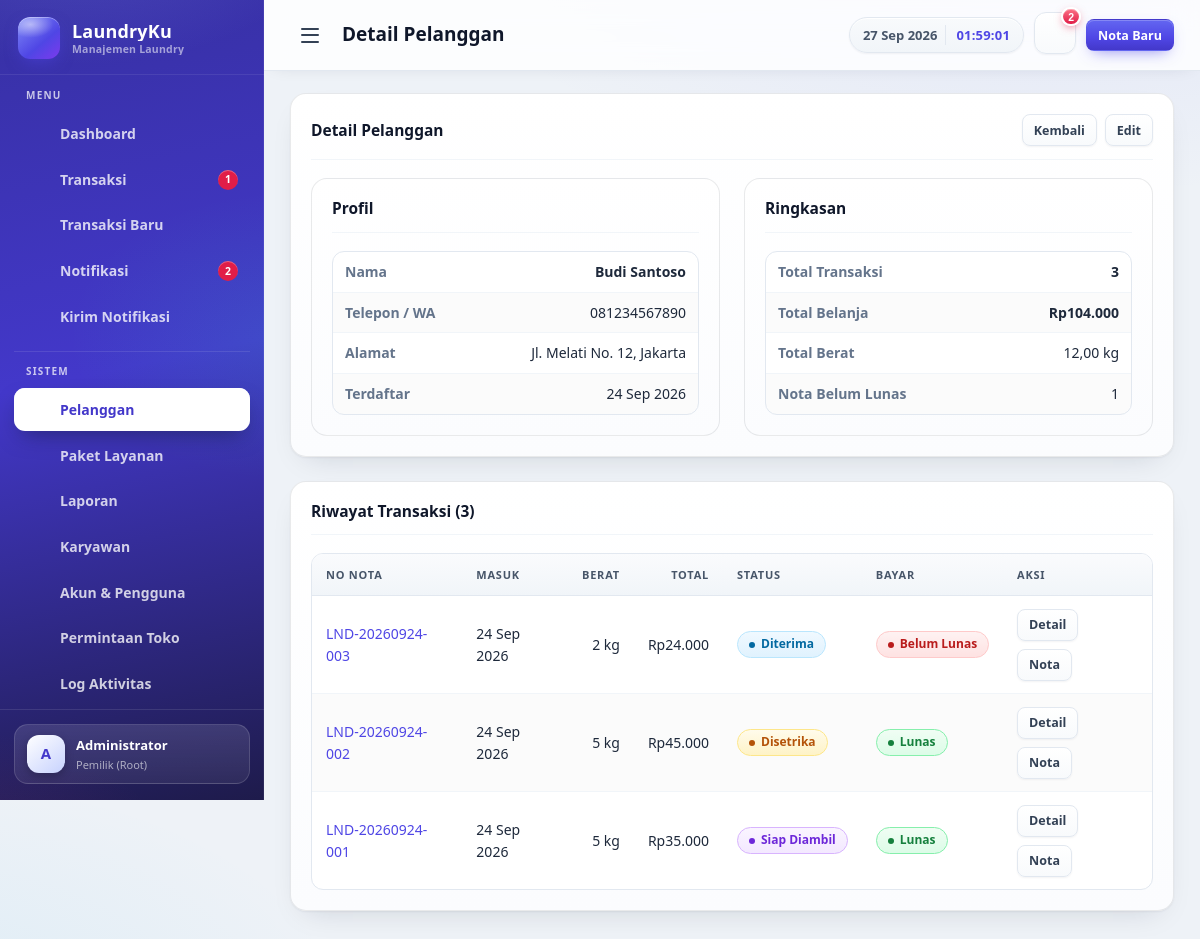
/index.php?r=pelanggan/detail/1 (signed in), run on the app's committed database.
### tables this page shows
CREATE TABLE `pelanggan` (
  `id` int unsigned NOT NULL AUTO_INCREMENT,
  `nama` varchar(120) NOT NULL,
  `telepon` varchar(30) DEFAULT NULL,
  `alamat` varchar(255) DEFAULT NULL,
  `created_at` timestamp NOT NULL DEFAULT CURRENT_TIMESTAMP,
  PRIMARY KEY (`id`)
);

CREATE TABLE `transaksi` (
  `id` int unsigned NOT NULL AUTO_INCREMENT,
  `no_nota` varchar(30) NOT NULL,
  `pelanggan_id` int unsigned NOT NULL,
  `tanggal_masuk` date NOT NULL,
  `estimasi_selesai` date DEFAULT NULL,
  `tanggal_selesai` date DEFAULT NULL,
  `total_berat` decimal(10,2) NOT NULL DEFAULT '0.00',
  `total_harga` decimal(12,2) NOT NULL DEFAULT '0.00',
  `diskon` decimal(12,2) NOT NULL DEFAULT '0.00',
  `pajak` decimal(12,2) NOT NULL DEFAULT '0.00',
  `uang_muka` decimal(12,2) NOT NULL DEFAULT '0.00',
  `status` enum('diterima','dicuci','disetrika','siap_diambil','selesai') NOT NULL DEFAULT 'diterima',
  `status_bayar` enum('belum','lunas') NOT NULL DEFAULT 'belum',
  `keterangan` varchar(255) DEFAULT NULL,
  `created_at` timestamp NOT NULL DEFAULT CURRENT_TIMESTAMP,
  PRIMARY KEY (`id`),
  UNIQUE KEY `no_nota` (`no_nota`),
  KEY `fk_trx_pelanggan` (`pelanggan_id`),
  CONSTRAINT `fk_trx_pelanggan` FOREIGN KEY (`pelanggan_id`) REFERENCES `pelanggan` (`id`)
);

### app/core/Controller.php (called while the page is built, shortened)
<?php
abstract class Controller
{
    protected function view(string $view, array $data = []): void
    {
        extract($data, EXTR_SKIP);
        $file = VIEW_PATH . '/' . $view . '.php';
        try {
            require $file;
        } catch (\Throwable $e) {
            ob_end_clean();
            throw $e;
        }
    }
}

### app/controllers/PelangganController.php (called while the page is built, shortened)
<?php
class PelangganController extends Controller
{
    public function detail(int $id): void
    {
        $p = (new Pelanggan())->find($id);
        $this->view('pelanggan/detail', [
            'pageTitle' => 'Detail Pelanggan',
            'active'    => 'pelanggan',
            'p'         => $p,
            'list'      => (new Pelanggan())->transaksi($id),
            'bolehKelola' => cekHak('pelanggan_edit') || cekHak('pelanggan_hapus'),
        ]);
    }
}

### app/core/App.php (called while the page is built, shortened)
<?php
class App
{
    public function run(): void
    {
        $r = trim((string)($_GET['r'] ?? ''));
        $segments = explode('/', $r);
        $namaRoute = (string)array_shift($segments);
        $method = $segments !== [] ? (string)array_shift($segments) : 'index';
        $method = lcfirst(str_replace(' ', '', ucwords(str_replace('-', ' ', $method))));
        $instance = new $class();
        $args = $this->rapikanParam($instance, $method, $segments);
        call_user_func_array([$instance, $method], $args);
    }
    private function rapikanParam(object $objek, string $method, array $params): ?array
    {
        try {
            $refleksi = new \ReflectionMethod($objek, $method);
        } catch (\ReflectionException $e) {
            return null;
        }
        $out = [];
        foreach ($refleksi->getParameters() as $i => $def) {
            $nilai = (string)$params[$i];
            $tipe  = $def->hasType() ? (string)$def->getType() : '';
            if ($tipe === 'int') {
                $out[] = (int)$nilai;
            } else {
                $out[] = trim(preg_replace('/[\x00-\x1F\x7F]/u', '', $nilai));
            }
        }
        return $out;
    }
}

### index.php (called while the page is built, shortened)
<?php
require APP_PATH . '/core/Autoload.php';
require APP_PATH . '/helpers/helpers.php';
try {
    (new App())->run();
} catch (Throwable $e) {
    try {
        \App\Core\Log::tulis('ERROR', $e->getMessage() . ' — ' . $e->getFile() . ':' . $e->getLine());
    } catch (\Throwable $logE) {
    }
    $detail = '';
    if (defined('APP_DEBUG') && APP_DEBUG) {
        $detail = $e->getMessage() . ' — ' . $e->getFile() . ':' . $e->getLine();
    }
    tampilkanError(500, 'Sistem mengalami gangguan tak terduga saat memproses permintaan.', $detail);
}

### app/core/Autoload.php (called while the page is built, shortened)
<?php
spl_autoload_register(function (string $class): void {
    $prefix = 'App\\';
    $relative = str_replace('\\', '/', substr($class, strlen($prefix))) . '.php';
    $base     = dirname(__DIR__);
    $file = $base . '/' . $relative;
    $dir       = $base;
    $segmen    = explode('/', $relative);
    $total     = count($segmen);
    $diproses  = 0;
    foreach ($segmen as $bagian) {
        $cocok = null;
        $daftar = glob($dir . '/*');
        if (is_array($daftar)) {
            foreach ($daftar as $entri) {
                if (strcasecmp(basename($entri), $bagian) === 0) {
                    $cocok = $entri;
                    break;
                }
            }
        }
        $dir = $cocok;
    }
});

### app/core/Database.php (called while the page is built, shortened)
<?php
class Database
{
    private static $conn = null;
    public static function conn(): PDO
    {
        if (self::$conn === null) {
            self::$conn = new PDO(
                'mysql:host=' . DB_HOST . ';port=' . DB_PORT . ';dbname=' . DB_NAME . ';charset=utf8mb4',
                DB_USER,
                DB_PASS,
                [
                    PDO::ATTR_ERRMODE            => PDO::ERRMODE_EXCEPTION,
                    PDO::ATTR_DEFAULT_FETCH_MODE => PDO::FETCH_ASSOC,
                    PDO::ATTR_EMULATE_PREPARES   => false,
                ]
            );
            try {
                $offset = (new \DateTime('now'))->format('P');
                self::$conn->exec("SET time_zone = '" . $offset . "'");
            } catch (\PDOException $e) {
            }
        }
        return self::$conn;
    }
}

### app/core/Model.php (called while the page is built, shortened)
<?php
abstract class Model
{
    protected function db(): PDO
    {
        return Database::conn();
    }
}

### app/models/Pelanggan.php (called while the page is built, shortened)
<?php
class Pelanggan extends Model
{
    public function find(int $id): ?array
    {
        $st = $this->db()->prepare('SELECT * FROM pelanggan WHERE id = ?');
        $st->execute([$id]);
        $row = $st->fetch();
        return $row ?: null;
    }
    public function transaksi(int $id): array
    {
        $st = $this->db()->prepare(
            'SELECT * FROM transaksi WHERE pelanggan_id = ? ORDER BY tanggal_masuk DESC, id DESC'
        );
        $st->execute([$id]);
        return $st->fetchAll();
    }
}

### app/views/pelanggan/detail.php (the view)
<?php
include __DIR__ . '/../partials/header.php';
?>
<div class="card">
  <div class="card-head">
    <h2><?= icon('pelanggan', 17) ?> Detail Pelanggan</h2>
    <div class="inline">
      <a class="btn btn-outline btn-small" href="<?= url('pelanggan') ?>"><?= icon('kembali', 14) ?> Kembali</a>
      <a class="btn btn-outline btn-small" href="<?= url('pelanggan', ['edit' => (int)$p['id']]) ?>"><?= icon('edit', 14) ?> Edit</a>
    </div>
  </div>
  <div class="grid-2">
    <div class="card" style="box-shadow:none">
      <div class="card-head"><h2><?= icon('user', 17) ?> Profil</h2></div>
      <div class="table-wrap">
        <table class="table table-kv">
          <tr><td>Nama</td><td class="r"><strong><?= e($p['nama']) ?></strong></td></tr>
          <tr><td>Telepon / WA</td><td class="r"><?= e($p['telepon']) ?: '-' ?></td></tr>
          <tr><td>Alamat</td><td class="r"><?= e($p['alamat']) ?: '-' ?></td></tr>
          <tr><td>Terdaftar</td><td class="r"><?= tglIndo($p['created_at']) ?></td></tr>
        </table>
      </div>
    </div>
    <div class="card" style="box-shadow:none">
      <div class="card-head"><h2><?= icon('transaksi', 17) ?> Ringkasan</h2></div>
      <div class="table-wrap">
        <table class="table table-kv">
          <tr><td>Total Transaksi</td><td class="r"><strong><?= count($list) ?></strong></td></tr>
          <?php
          $totNilai = $totBerat = 0;
          foreach ($list as $t) {
              $totNilai += (float)$t['total_harga'];
              $totBerat += (float)$t['total_berat'];
          }
          ?>
          <tr><td>Total Belanja</td><td class="r"><strong><?= rupiah($totNilai) ?></strong></td></tr>
          <tr><td>Total Berat</td><td class="r"><?= number_format($totBerat, 2, ',', '.') ?> <?= e(pengaturan('satuan_berat', 'kg')) ?></td></tr>
          <tr><td>Nota Belum Lunas</td><td class="r"><?= count(array_filter($list, function ($t) { return $t['status_bayar'] !== 'lunas'; })) ?></td></tr>
        </table>
      </div>
    </div>
  </div>
</div>
<div class="card">
  <div class="card-head"><h2><?= icon('transaksi', 17) ?> Riwayat Transaksi (<?= count($list) ?>)</h2></div>
  <?php if (!$list): ?>
    <p class="empty"><?= icon('transaksi', 30) ?>Belum ada transaksi atas nama pelanggan ini.</p>
  <?php else: ?>
    <div class="table-wrap">
      <table class="table">
        <thead>
          <tr>
            <th>No Nota</th><th>Masuk</th><th class="r">Berat</th>
            <th class="r">Total</th><th>Status</th><th>Bayar</th><th>Aksi</th>
          </tr>
        </thead>
        <tbody>
          <?php foreach ($list as $t): ?>
            <tr>
              <td><a href="<?= url('transaksi/detail/' . (int)$t['id']) ?>"><?= e($t['no_nota']) ?></a></td>
              <td><?= tglIndo($t['tanggal_masuk']) ?></td>
              <td class="r num"><?= (float)$t['total_berat'] ?> <?= e(pengaturan('satuan_berat', 'kg')) ?></td>
              <td class="r num"><?= rupiah($t['total_harga']) ?></td>
              <td><?= badgeStatus($t['status']) ?></td>
              <td><?= badgeBayar($t['status_bayar']) ?></td>
              <td>
                <div class="inline">
                  <a class="btn btn-small btn-outline" href="<?= url('transaksi/detail/' . (int)$t['id']) ?>"><?= icon('lihat', 13) ?> Detail</a>
                  <a class="btn btn-small btn-outline" href="<?= url('transaksi/cetak/' . (int)$t['id']) ?>" target="_blank"><?= icon('printer', 13) ?> Nota</a>
                </div>
              </td>
            </tr>
          <?php endforeach; ?>
        </tbody>
      </table>
    </div>
  <?php endif; ?>
</div>
<?php include __DIR__ . '/../partials/footer.php'; ?>

### app/helpers/helpers.php (shortened to what this page needs)
<?php
function url(string $route = '', array $params = []): string
{
    $route = bersihkanRoute($route);
    $out = BASE_REL . '/index.php?r=' . $route;
    if ($params) {
        $out .= '&' . http_build_query($params);
    }
    return $out;
}
function bersihkanRoute(string $route): string
{
    return (string)preg_replace('/[^A-Za-z0-9_\/\-.]/', '', $route);
}
function e($nilai): string
{
    return htmlspecialchars((string)$nilai, ENT_QUOTES, 'UTF-8');
}
function rupiah($jumlah): string
{
    $simbol = trim((string)pengaturan('mata_uang', 'Rp'));
    return $simbol . number_format((float)$jumlah, 0, ',', '.');
}
function tglIndo($tanggal, bool $denganJam = false): string
{
    $t = strtotime((string)$tanggal);
    $bulan = ['Jan', 'Feb', 'Mar', 'Apr', 'Mei', 'Jun', 'Jul', 'Agu', 'Sep', 'Okt', 'Nov', 'Des'];
    $res = date('d', $t) . ' ' . $bulan[(int)date('n', $t) - 1] . ' ' . date('Y', $t);
    return $res;
}
function badgeStatus(string $status): string
{
    $label = STATUS_LABEL[$status] ?? $status;
    $kelas = 'badge-' . e(str_replace('_', '-', $status));
    return '<span class="badge ' . $kelas . '">' . e($label) . '</span>';
}
function badgeBayar(string $status): string
{
    $label = $status === 'lunas' ? 'Lunas' : 'Belum Lunas';
    $kelas = $status === 'lunas' ? 'badge-lunas' : 'badge-belum';
    return '<span class="badge ' . $kelas . '">' . $label . '</span>';
}
function pengaturan(string $kunci, string $default = ''): string
{
    static $nilai = null;
    if ($nilai === null) {
        try {
            $nilai = (new \App\Models\Pengaturan())->semua();
        } catch (\Throwable $e) {
            $nilai = [];
        }
    }
    return isset($nilai[$kunci]) && $nilai[$kunci] !== '' ? (string)$nilai[$kunci] : $default;
}

### data on the page
pelanggan: nama "Budi Santoso", telepon "081234567890", alamat "Jl. Melati No. 12, Jakarta", created_at "24 Sep 2026"
transaksi: no_nota "LND-20260924-003", tanggal_masuk "24 Sep 2026", total_berat "2", total_harga "Rp24.000", status "Diterima", status_bayar "Belum Lunas"
transaksi: no_nota "LND-20260924-002", tanggal_masuk "24 Sep 2026", total_berat "5", total_harga "Rp45.000", status "Disetrika", status_bayar "Lunas"
transaksi: no_nota "LND-20260924-001", tanggal_masuk "24 Sep 2026", total_berat "5", total_harga "Rp35.000", status "Siap Diambil", status_bayar "Lunas"

### other printed values
APP_NAME "LaundryKu"
badgeNilai(menuBadge('transaksi_siap')) "1"
badgeNilai($notif['belum']) "2"
mb_substr($user['nama'] ?? 'A', 0, 1, 'UTF-8') "A"
$user['nama'] "Administrator"
roleLabel($user['role'] ?? '') "Pemilik (Root)"
$pageTitle "Detail Pelanggan"
$notif['belum'] "2"
count($list) "3"
rupiah($totNilai) "Rp104.000"
$totBerat "12,00"
pengaturan('satuan_berat', 'kg') "kg"
